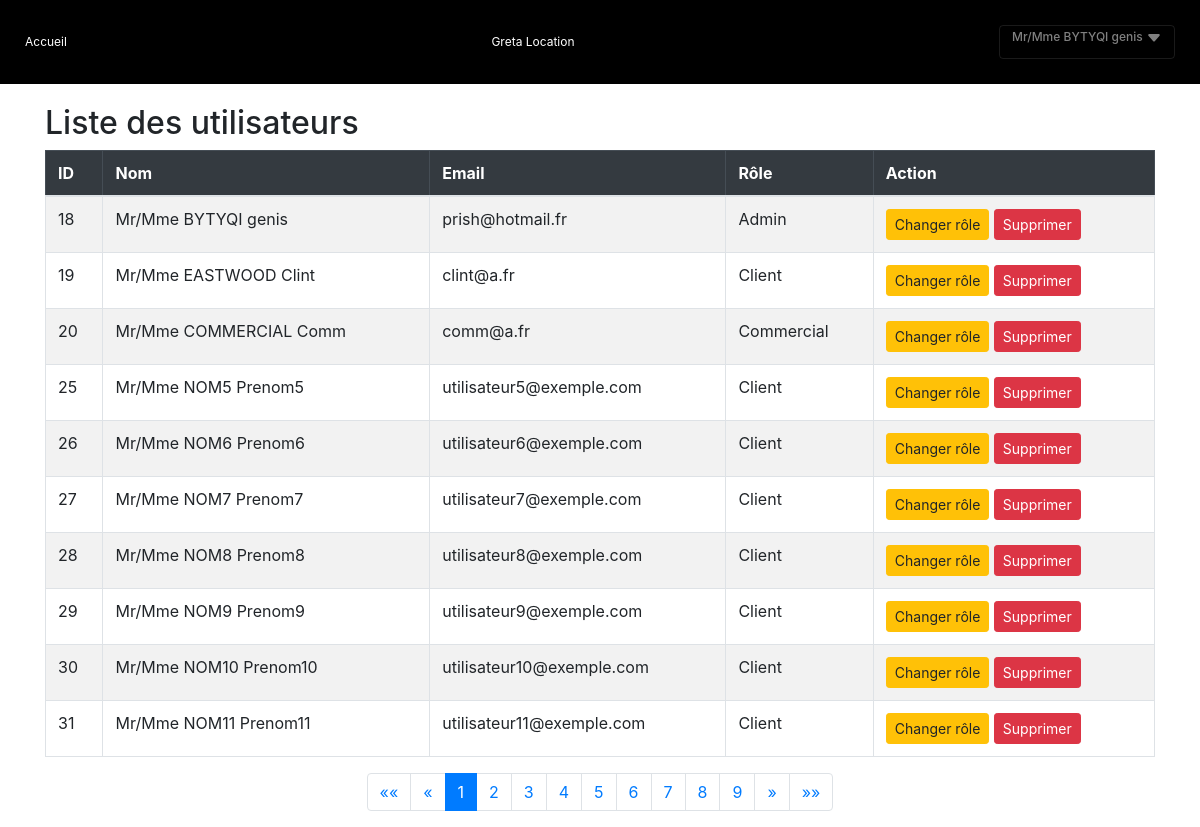
/?action=allUtilisateurs (signed in), run on an earlier commit of the app's database.
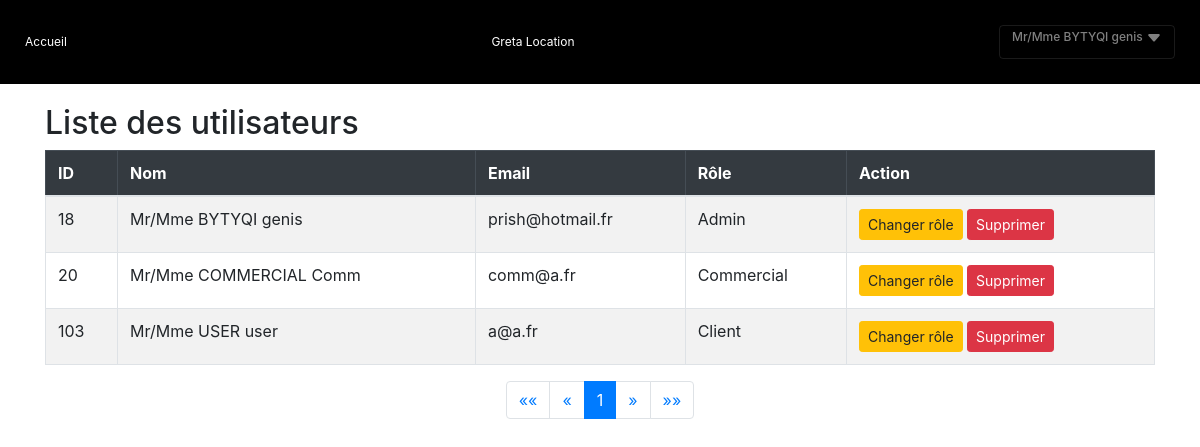
And on a later commit of the database.
### tables this page shows
CREATE TABLE `utilisateur` (
  `id` int(11) NOT NULL,
  `nom` varchar(50) DEFAULT NULL,
  `prenom` varchar(50) DEFAULT NULL,
  `email` varchar(50) DEFAULT NULL,
  `password` varchar(255) DEFAULT NULL,
  `role` int(11) NOT NULL DEFAULT 3
);

CREATE TABLE `role` (
  `id` int(11) NOT NULL,
  `libelle` varchar(50) DEFAULT NULL
);

### Controlleur/ctrlAdminUtilisateur.php (called while the page is built, shortened)
<?php
include_once("Model/ModelConnDAO.php");
$page = isset($_GET['page']) && is_numeric($_GET['page']) ? (int)$_GET['page'] : 1;
$perPage = 10;
$start = ($page - 1) * $perPage;
$users = ModelConnDAO::getUsers($start, $perPage);
$totalUsers = ModelConnDAO::getTotalUsers();
$totalPages = ceil($totalUsers / $perPage);
$currentPage = isset($_GET['page']) ? (int)$_GET['page'] : 1;
include_once("Vue/VueEntete.php");
include_once("Vue/privilege/vueAllUsers.php");
include_once("Vue/VuePied.php");
?>

### index.php (called while the page is built, shortened)
<?php
    $racine = dirname(__FILE__);
    include_once "$racine/Model/ModelConnDAO.php";
$action = isset($_GET['action']) ? htmlspecialchars($_GET['action']) : "accueil";
    $controleur = Routeur::getControleur($action);
    include_once "$racine/Controlleur/$controleur";
?>

### Data/connexionDB.php (called while the page is built, shortened)
<?php
   class ConnexionDB{
        private static $connexion;
        public static function getInstance(){
            if(!self::$connexion){
                try {
                    $serveur = 'mysql:host=db5017546525.hosting-data.io;';
                    $bdd = 'dbname=dbs14057594';
                    $user = 'dbu5674762' ;
                    $mdp = '5d2f6JEAN!?' ;
                    self::$connexion = new PDO($serveur.$bdd, $user, $mdp);
                    self::$connexion->query("SET CHARACTER SET utf8");
                } catch (PDOException $e) {
                        echo " Error connexion: " . $serveur . " " . $bdd . " " . $user . " " . $mdp . " " . $e->getMessage() ;
                        throw new Exception("Erreur à  la connexion \n" . $e->getMessage());
                }
            }
            return self::$connexion;
        }
     }
?>

### Model/ModelConnDAO.php (called while the page is built, shortened)
<?php
include_once("./Data/ConnexionDB.php");
class ModelConnDAO{
    public static function getClientNom($id){
        try{
            $req = ConnexionDB::getInstance()->prepare("SELECT nom, prenom FROM utilisateur WHERE id = ?");
            $req ->execute(array($id));
            $row = $req->fetch();
            return "Mr/Mme ".strtoupper($row['nom'])." ".$row['prenom'];
        }catch(PDOException $ex){
            print "Erreur : ". $ex->getMessage();
            die();
        }
    }
    public static function getUsers($start, $perPage) {
        $sql = "SELECT id,email,role FROM utilisateur LIMIT :start, :perPage";
        $stmt = ConnexionDB::getInstance()->prepare($sql);
        $stmt->bindParam(':start', $start, PDO::PARAM_INT);
        $stmt->bindParam(':perPage', $perPage, PDO::PARAM_INT);
        $stmt->execute();
        return $stmt->fetchAll(PDO::FETCH_ASSOC);
    }
    public static function getTotalUsers() {
        $sql = "SELECT COUNT(*) FROM utilisateur";
        $stmt = ConnexionDB::getInstance()->prepare($sql);
        $stmt->execute();
        return $stmt->fetchColumn();
    }
    public static function getRoleNom($id){
        $sql = ConnexionDB::getInstance()->prepare("SELECT libelle FROM role where id = ?");
        $sql -> execute(array($id));
        while($row = $sql->fetch()){
            return $row['libelle'];
        }
    }
}
?>

### Vue/privilege/vueAllUsers.php (the view, shortened to what this page needs)
<div style="margin-top: 20px;" class="table-responsive container table-container">
    <h2>Liste des utilisateurs</h2>
    <table class="table table-bordered table-striped">
        <thead class="table-dark">
            <tr>
                <th scope="col">ID</th>
                <th scope="col">Nom</th>
                <th scope="col">Email</th>
                <th scope="col">Rôle</th>
                <th scope="col">Action</th>
            </tr>
        </thead>
        <tbody>
<?php foreach($users as $user):?>
            <tr>
                <td><?=$user['id']?></td>
                <td><?=ModelConnDAO::getClientNom($user['id'])?></td>
                <td><?=$user['email']?></td>
                <td><?=ModelConnDAO::getRoleNom($user['role'])?></td>
                <td>
                <button class="btn btn-warning btn-sm" data-bs-toggle="modal" data-bs-target="#changeRoleModal"
                            data-id="<?=$user['id']?>"
                            data-client="<?=ModelConnDAO::getClientNom($user['id'])?>"
                            data-email="<?=$user['email']?>"
                            data-role="<?=$user['role']?>">
                        Changer rôle
                    </button>
                    <a href="?action=allUtilisateurs&id=<?=$user['id']?>&email=<?=$user['email']?>" class="btn btn-danger btn-sm" onclick="return confirm('Êtes-vous sûr de vouloir supprimer cet utilisateur ?');">Supprimer</a>
                </td>
            </tr>
            <?php endforeach;?>
        </tbody>
    </table>
    <nav aria-label="Page navigation example">
        <ul class="pagination justify-content-center">
            <li class="page-item">
                <a class="page-link" href="?action=allUtilisateurs&page=1" aria-label="Première">
                    <span aria-hidden="true">&laquo;&laquo;</span>
                </a>
            </li>
            <li class="page-item">
                <a class="page-link" href="?action=allUtilisateurs&page=<?= ($currentPage == 1) ? 1 : $currentPage-1 ?>" aria-label="Précédente">
                    <span aria-hidden="true">&laquo;</span>
                </a>
            </li>
<?php for($i = 1; $i <= $totalPages; $i++):?>
            <li class="page-item <?= ($i == $currentPage) ? 'active' : '' ?>">
                <a class="page-link" href="?action=allUtilisateurs&page=<?=$i?>"><?=$i?></a>
            </li>
            <?php endfor;?>
            <li class="page-item">
                <a class="page-link" href="?action=allUtilisateurs&page=<?= ($currentPage == $totalPages) ? $totalPages : $currentPage+1 ?>" aria-label="Suivante">
                    <span aria-hidden="true">&raquo;</span>
                </a>
            </li>
            <li class="page-item">
                <a class="page-link" href="?action=allUtilisateurs&page=<?=$totalPages?>" aria-label="Dernière">
                    <span aria-hidden="true">&raquo;&raquo;</span>
                </a>
            </li>
        </ul>
    </nav>
</div>

### Vue/VueEntete.php (shortened to what this page needs)
<html>
    <head>
        <link rel="stylesheet" href="https://cdn.jsdelivr.net/npm/bootstrap@4.4.1/dist/css/bootstrap.min.css" />
        <link rel="stylesheet" href="css/navbar.css" />
    </head>
<body>
<nav class="navbar navbar-dark" style="background-color: black;">
             <a class="navbar-brand" href="./?action=accueil">Accueil</a>
             <div class="navbar-brand">Greta Location</div>
            <button class="navbar-toggler" type="button" data-toggle="collapse" data-target="#navbarsExample01" aria-controls="navbarsExample01" aria-expanded="false" aria-label="Toggle navigation">
            <h5><?php if(isset($_SESSION['user_id'])){ echo ModelConnDAO::getClientNom($_SESSION['user_id']);}?>
            <svg xmlns="http://www.w3.org/2000/svg" width="16" height="16" fill="currentColor" class="bi bi-caret-down-fill" viewBox="0 0 16 16">
  <path d="M7.247 11.14 2.451 5.658C1.885 5.013 2.345 4 3.204 4h9.592a1 1 0 0 1 .753 1.659l-4.796 5.48a1 1 0 0 1-1.506 0z"/>
</svg>
</h5>
            </button>
          </nav>

### Vue/VuePied.php (shortened to what this page needs)
</body>
</html>

### css/navbar.css (style rules this page uses)
@media (max-width: 1200px) { .navbar { padding:25px; } }
@media (max-width: 1200px) { .navbar * { font-size: 12px; } }

What changed in the data, as far as the page shows it:
removed utilisateur: id "19", ModelConnDAO::getClientNom($user['id']) "Mr/Mme EASTWOOD Clint", email "clint@a.fr", role.libelle "Client"
removed utilisateur: id "25", ModelConnDAO::getClientNom($user['id']) "Mr/Mme NOM5 Prenom5", email "utilisateur5@exemple.com", role.libelle "Client"
removed utilisateur: id "26", ModelConnDAO::getClientNom($user['id']) "Mr/Mme NOM6 Prenom6", email "utilisateur6@exemple.com", role.libelle "Client"
removed utilisateur: id "27", ModelConnDAO::getClientNom($user['id']) "Mr/Mme NOM7 Prenom7", email "utilisateur7@exemple.com", role.libelle "Client"
removed utilisateur: id "28", ModelConnDAO::getClientNom($user['id']) "Mr/Mme NOM8 Prenom8", email "utilisateur8@exemple.com", role.libelle "Client"
removed utilisateur: id "29", ModelConnDAO::getClientNom($user['id']) "Mr/Mme NOM9 Prenom9", email "utilisateur9@exemple.com", role.libelle "Client"
removed utilisateur: id "30", ModelConnDAO::getClientNom($user['id']) "Mr/Mme NOM10 Prenom10", email "utilisateur10@exemple.com", role.libelle "Client"
removed utilisateur: id "31", ModelConnDAO::getClientNom($user['id']) "Mr/Mme NOM11 Prenom11", email "utilisateur11@exemple.com", role.libelle "Client"
now on this page (row edited): utilisateur: id "103", ModelConnDAO::getClientNom($user['id']) "Mr/Mme USER user", email "a@a.fr", role.libelle "Client"
Also different on the page:
list line gone: "2"
list line gone: "3"
list line gone: "4"
list line gone: "5"
list line gone: "6"
list line gone: "7"
list line gone: "8"
list line gone: "9"
